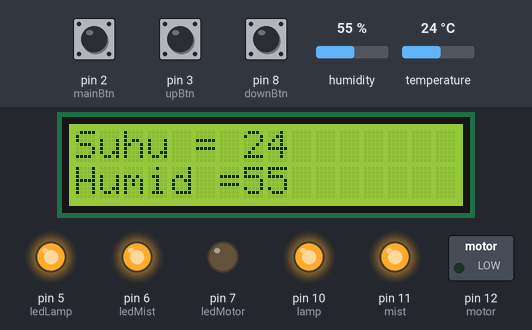
This sketch was run on a simulated Arduino Uno, built with avr-gcc and run on an emulated ATmega328P. Shown: 16×2 character LCD, switched loads named in the sketch (green lamp = pin HIGH), output pins drawn as LEDs (lit = HIGH). Inputs (shaded band) come from the test bench; at power-on: pin 2 (mainBtn) HIGH, pin 3 (upBtn) HIGH, pin 8 (downBtn) HIGH, humidity 55 %, temperature 24 °C. EEPROM starts erased.

Above: at 1.4 s.
1.5 s: pin 2 (mainBtn) pulled LOW for 1 s
At 3.8 s:
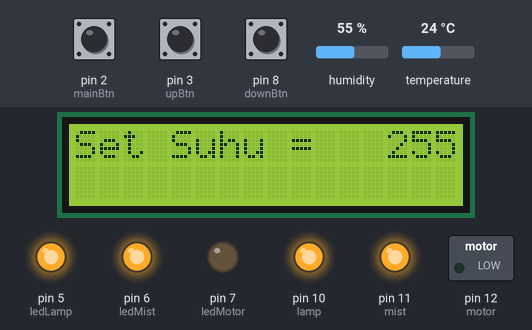
8.9 s: pin 3 (upBtn) pulled LOW for 1 s
At 12.3 s:
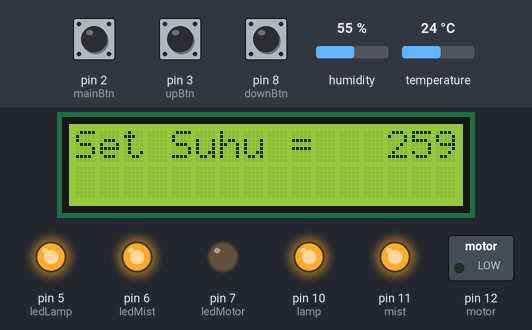
13.0 s: pin 2 (mainBtn) pulled LOW for 3.2 s
At 16.8 s:
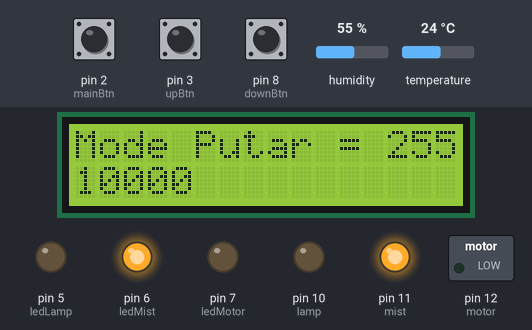
17.7 s: pin 8 (downBtn) pulled LOW for 0.3 s
At 19.2 s:
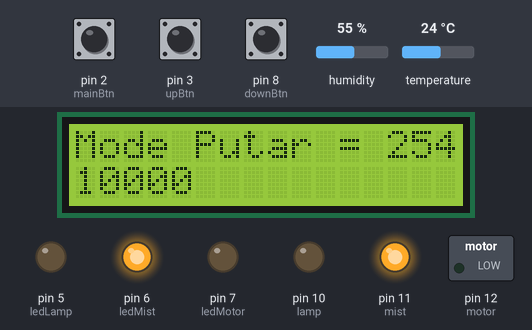
24.1 s: pin 2 (mainBtn) pulled LOW for 0.3 s
At 25.5 s:
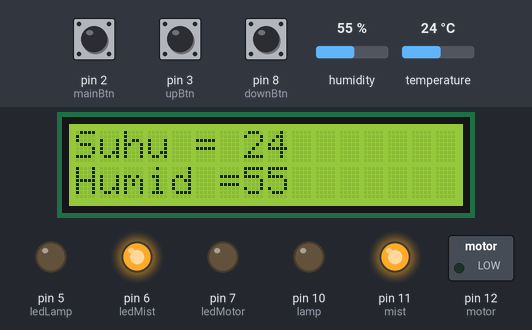
30.8 s: humidity set to 22 %
At 34.2 s:
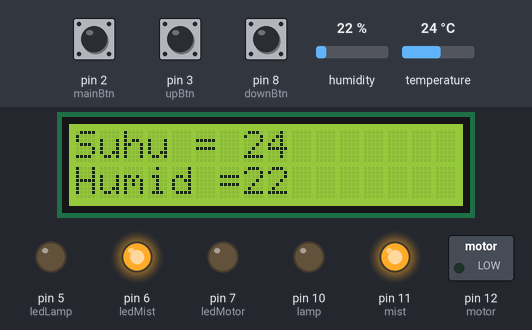
Timing chart, 0 to 35.0 s (numbered marks = the images above; inputs shaded):
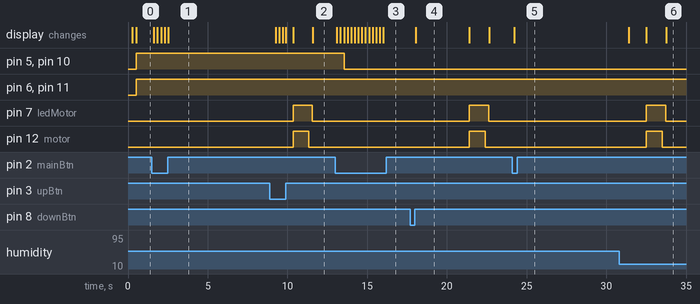

The sketch:

mainCode.ino
```cpp
#include <EEPROM.h>
#include <DHT.h>
#define DHTPIN A0 //
#define DHTTYPE DHT11
DHT dht(DHTPIN, DHTTYPE);
#include <LiquidCrystal_I2C.h>
LiquidCrystal_I2C  lcd(0x27, 2, 1, 0, 4, 5, 6, 7, 3, POSITIVE);

const int lamp = 10;
const int mist = 11;
const int motor = 12;
const int ledLamp = 5;
const int ledMist = 6;
const int ledMotor = 7;

const int mainBtn = 2;
const int upBtn = 3;
const int downBtn = 8;

int menuChoice;
int setPointSuhu;
int setPointHumid;
int setModePutar;
int motorTimer = 10000;
int suhu;
int humid;
bool state = false;

void setup() {

  // put your setup code here, to run once:
  pinMode(mist, OUTPUT);
  pinMode(lamp, OUTPUT);
  pinMode(motor, OUTPUT);
  pinMode(ledLamp, OUTPUT);
  pinMode(ledMist, OUTPUT);
  pinMode(ledMotor, OUTPUT);

  pinMode(mainBtn, INPUT_PULLUP);
  pinMode(upBtn, INPUT_PULLUP);
  pinMode(downBtn, INPUT_PULLUP);
  //setup button
  digitalWrite(mainBtn, HIGH);
  digitalWrite(upBtn, HIGH);
  digitalWrite(downBtn, HIGH);

  dht.begin();
  lcd.begin(16, 2);
  lcd.setCursor(4, 0); lcd.print("INCUBATOR");
  lcd.setCursor(6, 1); lcd.print("TI5C");
  delay(200);
  lcd.clear();
  menuChoice = 1;
}


void loop() {
  digitalWrite(motor, LOW);
  setModePutar = EEPROM.read(2);
  unsigned long presentMillis = millis();
  // put your main code here, to run repeatedly:


  //millis motor
  while (millis() - presentMillis <= motorTimer) {
    delay(200);

    digitalWrite(ledMotor, LOW);

  // read DHT11
  suhu = dht.readTemperature();
  humid = dht.readHumidity();
  //
  if (digitalRead(mainBtn) == LOW)
  {
    state = true;
    if (menuChoice < 4)
    {
      menuChoice++;
    }
    else {
      menuChoice = 1;
    }

  }


  switch (menuChoice) {
    case 1:
    setPointSuhu = EEPROM.read(0);
    setPointHumid = EEPROM.read(1);
      if ((state == true) || (suhu == 9)) {
        state = false;
        lcd.clear();
      }
      lcd.setCursor(0, 0); lcd.print("Suhu = ");
      lcd.setCursor(7, 0); lcd.print(suhu);
      lcd.setCursor(0, 1); lcd.print("Humid = ");
      lcd.setCursor(7, 1); lcd.print(humid);
      break;

    case 2:
      if (state == true) {
        state = false;
        lcd.clear();
      }
      lcd.setCursor(0, 0); lcd.print("Set Suhu = ");
      lcd.setCursor(13, 0); lcd.print(setPointSuhu);
      break;

    case 3:
      if (state == true) {
        state = false;
        lcd.clear();
      }
      lcd.setCursor(0, 0); lcd.print("Set Humid = ");
      lcd.setCursor(13, 0); lcd.print(setPointHumid);
      break;

    case 4:
      if (state == true) {
        state = false;
        lcd.clear();
      }
      lcd.setCursor(0, 0); lcd.print("Mode Putar = ");
      lcd.setCursor(13, 0); lcd.print(setModePutar);
      lcd.setCursor(0, 1); lcd.print(motorTimer);
      break;
  }
  // button set point suhu
  if (menuChoice == 2 && digitalRead(upBtn) == LOW) {
    setPointSuhu++;
    EEPROM.write(0, setPointSuhu);
  }
  if (menuChoice == 2 && digitalRead(downBtn) == LOW && setPointSuhu > 0) {
    setPointSuhu--;
    EEPROM.write(0, setPointSuhu);
  }

  // button set point humidity
  if (menuChoice == 3 && digitalRead(upBtn) == LOW) {
    setPointHumid++;
    EEPROM.write(1, setPointHumid);
  }
  if (menuChoice == 3 && digitalRead(downBtn) == LOW && setPointHumid > 0) {
    setPointHumid--;
    EEPROM.write(1, setPointHumid);
  }

  // button set motor mode
  if (menuChoice == 4 && digitalRead(upBtn) == LOW) {
    if (setModePutar < 3) {
      setModePutar++;
    } else {
      setModePutar = 1;
    }
    EEPROM.write(2, setModePutar);
  }
  if (menuChoice == 4 && digitalRead(downBtn) == LOW && setModePutar > 0) {
    setModePutar--;
    EEPROM.write(2, setModePutar);
  }

  // motor mode conditioning
  if (setModePutar == 1) {
    motorTimer = 10000;
  } else if (setModePutar == 2) {
    motorTimer = 20000;
  } else if (setModePutar == 3) {
    motorTimer = 30000;
  }


   //Pengkondisian Relay
   if (suhu > setPointSuhu)
  {
    digitalWrite(lamp, LOW);
    digitalWrite(ledLamp, LOW);
  }
  else
  {
    digitalWrite(lamp, HIGH);
    digitalWrite(ledLamp, HIGH);
  }

  if (humid > setPointHumid)
  {
    digitalWrite(mist, LOW);
    digitalWrite(ledMist, LOW);
  }
  else
  {
    digitalWrite(mist, HIGH);
    digitalWrite(ledMist, HIGH);
  }
}
state = true;
lcd.clear();
lcd.setCursor(2, 0); lcd.print("Motor Putar");
digitalWrite(motor, HIGH);
digitalWrite(ledMotor, HIGH);
delay(1000);


}
```

Measured:
- after the input at 1.5 s, the display: changes after 0.13 s (image 1)
- after the input at 8.9 s, the display: first changes after 0.36 s (image 2 shows a later state)
- after the input at 13.0 s, pin 5 (ledLamp), pin 10 (lamp): HIGH → LOW after 0.55 s; the display: first changes after 0.10 s (image 3 shows a later state)
- after the input at 17.7 s, the display: changes after 0.35 s (image 4)
- after the input at 24.1 s, the display: changes after 0.13 s (image 5)
- after the input at 30.8 s, the display: changes after 0.60 s (image 6)
- what the display in image 4 shows lasts 3.4 s, from 18.0 s to 21.4 s
